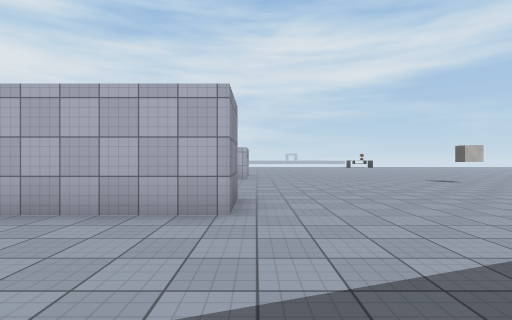
view 1 (above)

17 first-person views from a walk through a Unity game level. The camera is 1.4 m above the floor, looks level and sees 85° across. The floor is counted in squares, 2 m on a side. Each view is taken from the middle of a square. On the plan, view 1 faces up. The plan holds only what a view shows up to about 9 squares ahead; the rest is blank. The place goes on beyond the plan. The player is left out. Some surface patterns are stand-ins.

view 2
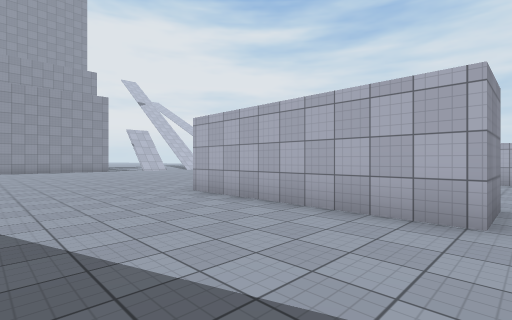

view 3
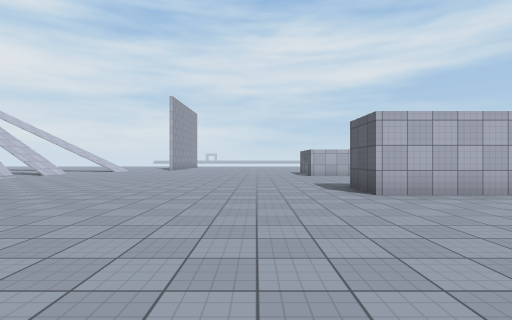

view 4
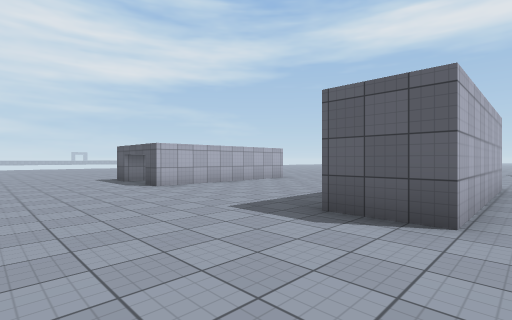

view 5
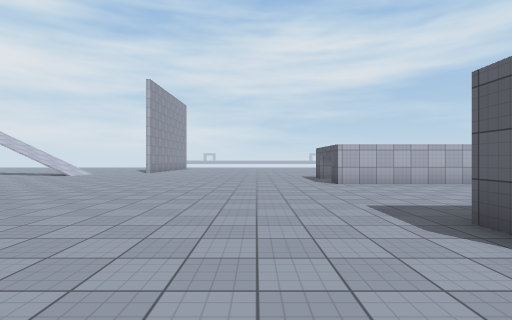

view 6
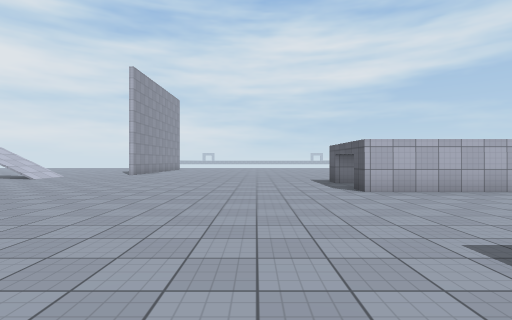

view 7
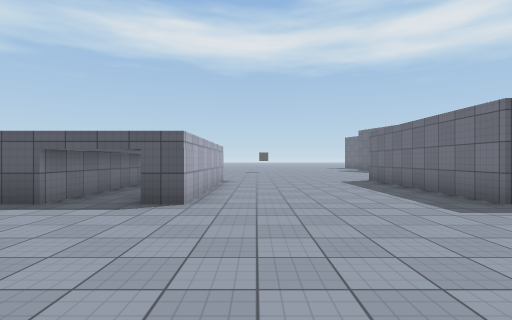

view 8
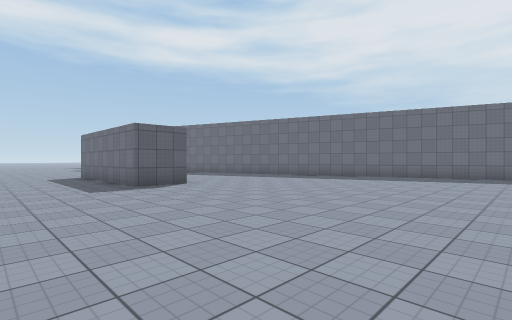

view 9
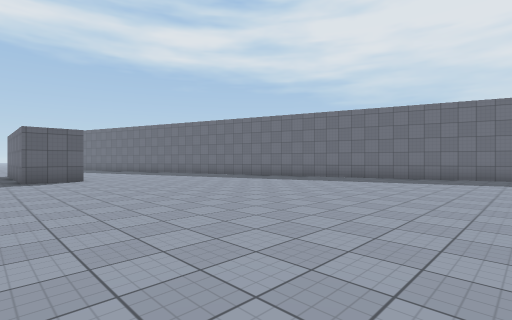

view 10
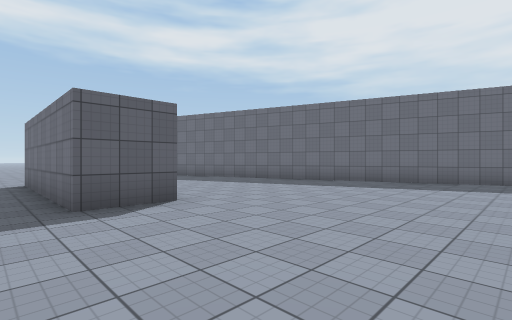

view 11
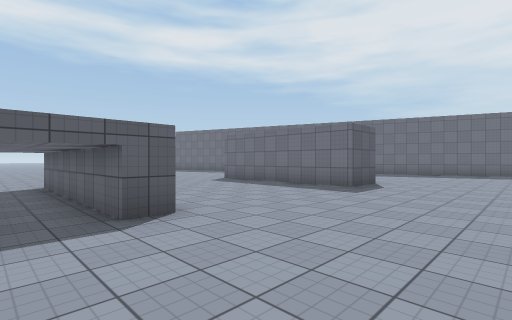

view 12
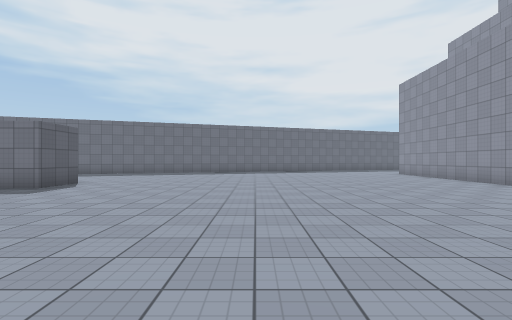

view 13
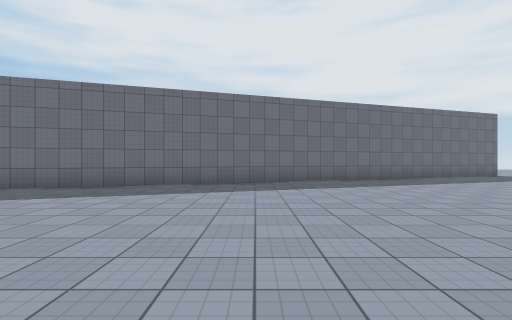

view 14
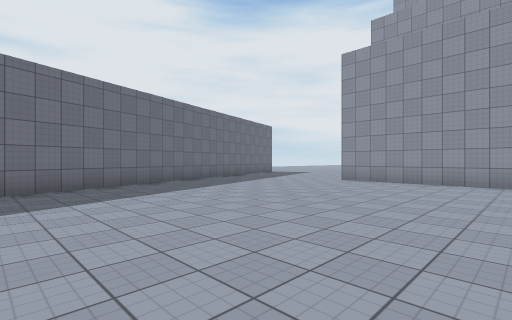

view 15
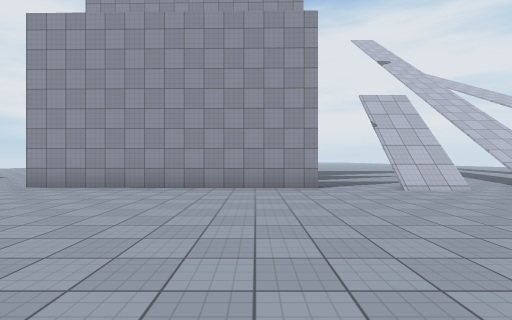

view 16
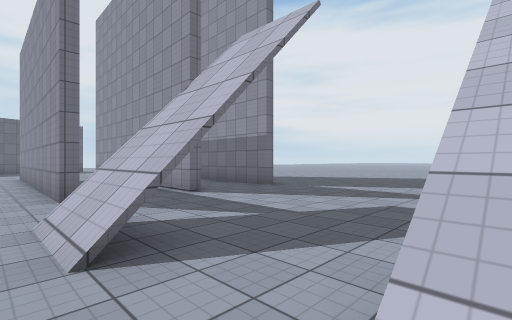

view 17
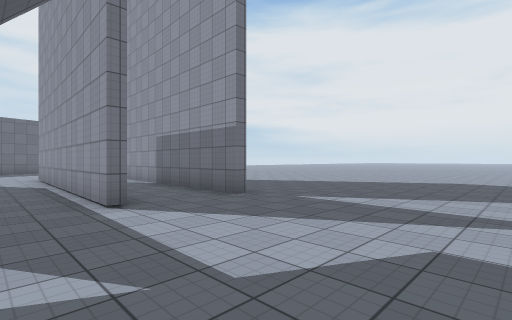

### Floor plan
Points are (right, up) in squares from view 1. A wall is a line through its corners. A room is listed if a view was taken in it or the views show most of it. See-through windows are left out.
Room 1 (views 1, 2, 3, 4, 5, 6, 7, 8, 9, 10, 11, 12, 13, 14, 15, 16, 17)
walls: (-17.9, 5.6) (-18.1, -1.9); (-20.3, 5.6) (-20.5, -1.1); (-22.8, 5.7) (-22.9, 1.2); (-13.3, -5.4) (-4.9, -2.6); (-0.3, 3.5) (-5.6, 3.5) (-5.6, 5.1) (-0.3, 5.1); (-1.8, 12.4) (-5.6, 12.4) (-5.6, 13.1); (-0.4, 10.1) (-5.6, 10.1) (-5.6, 10.8) (-0.2, 10.8)
ways out: opening at (-20.7, -2.2); opening at (-0.3, 5.9)

Positions as (right, up) in squares from view 1, and headings:
1: (0, 0), facing up
2: (0, 0), facing up-left
3: (-8, -2), facing up
4: (-9, 3), facing up-right
5: (-8, 2), facing up
6: (-8, 4), facing up
7: (-10, 9), facing right
8: (-13, 8), facing down-right
9: (-16, 6), facing down-right
10: (-10, 6), facing down-right
11: (-9, 12), facing down-right
12: (-11, 12), facing down
13: (-11, 4), facing down
14: (-9, 3), facing down-left
15: (-11, 4), facing left
16: (-17, 11), facing down-left
17: (-19, 10), facing down-left
